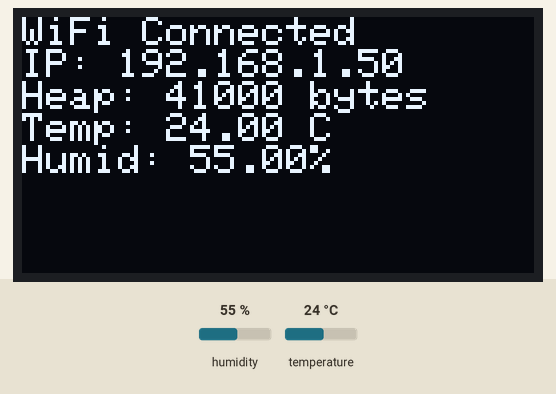
The sketch below on a simulated ESP32. Shown: 128×64 one-colour display. Inputs (shaded band) come from the test bench; at power-on: humidity 55 %, temperature 24 °C. WiFi joins after 1.5 s; servers stay silent unless stated; what the sketch prints to the serial monitor is not drawn.

Above: at 10.7 s.
10.8 s: humidity set to 22 %
At 20.7 s:
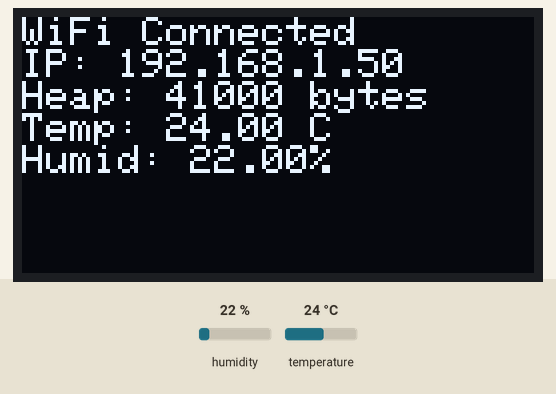
21.6 s: temperature set to 12 °C
At 30.7 s:
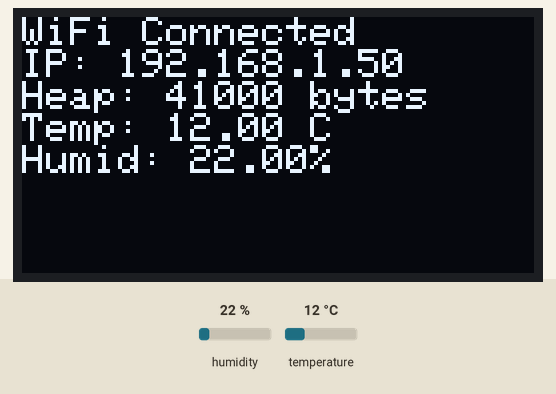
31.6 s: humidity set to 40 %
At 40.7 s:
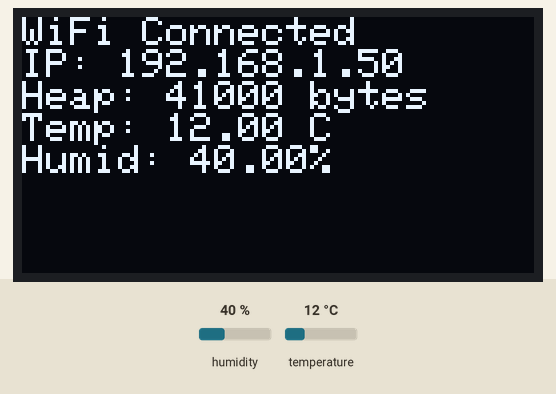
41.6 s: temperature set to 19 °C
Timing chart, 0 to 44.6 s (numbered marks = the images above; inputs shaded):
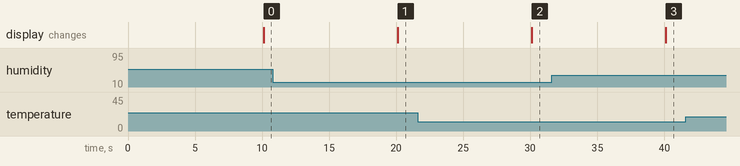

Measured:
- after the input at 10.8 s, the display: changes after 9.3 s (image 1)
- after the input at 21.6 s, the display: changes after 8.5 s (image 2)
- after the input at 31.6 s, the display: changes after 8.5 s (image 3)

The sketch:

SHT40_SSD1306_WIFI.ino
```cpp
#include <Wire.h>
#include <Adafruit_GFX.h>
#include <Adafruit_SSD1306.h>
#include <Adafruit_SHT4x.h>
#include <WiFi.h>
#include <AsyncTCP.h>
#include <ESPAsyncWebServer.h>
#include <esp_system.h> // 引入ESP系统功能，如果需要显示更多系统信息


// 可配置的宏定义
#define SCREEN_WIDTH 128 // OLED display width, in pixels
#define SCREEN_HEIGHT 64 // OLED display height, in pixels
#define OLED_ADDRESS 0x3C // OLED的I2C地址
#define SERIAL_BAUD_RATE 115200 // 串口波特率
#define SHT4x_I2C_ADDRESS 0x44 // SHT4x传感器的I2C地址 (默认地址)

Adafruit_SSD1306 display(SCREEN_WIDTH, SCREEN_HEIGHT, &Wire, -1);
Adafruit_SHT4x sht4 = Adafruit_SHT4x();

const char* ssid = "llll";
const char* password = "ashllll1280!!";

// 将Web服务器定义为全局变量
AsyncWebServer server(8082);

// 存储温湿度数据的全局变量
sensors_event_t temp, humidity;

void setup() {
    Serial.begin(SERIAL_BAUD_RATE);
    Wire.begin(4, 5); // 指定I2C引脚

    if (!display.begin(SSD1306_SWITCHCAPVCC, OLED_ADDRESS)) {
        Serial.println(F("SSD1306 allocation failed"));
        return;
    }
    display.clearDisplay();

    if (!sht4.begin()) {
        Serial.println("Couldn't find SHT4x sensor!");
        while (1) delay(10);
    }

    WiFi.begin(ssid, password);
    unsigned long startTime = millis();
    while (WiFi.status() != WL_CONNECTED) {
        delay(500);
        Serial.print(".");
        if (millis() - startTime > 15000) { // 15秒超时
            Serial.println("Failed to connect to WiFi. Please check your settings.");
            return;
        }
    }

    Serial.println("\nWiFi connected");
    Serial.print("IP address: ");
    Serial.println(WiFi.localIP());
    Serial.println("\nWiFi connected");
    Serial.print("IP address: ");
    Serial.println(WiFi.localIP());


     // 配置/data路由处理函数
    server.on("/data", HTTP_GET, [](AsyncWebServerRequest *request) {
    sensors_event_t humidityEvent, tempEvent;
    sht4.getEvent(&humidityEvent, &tempEvent); // 获取最新的数据

    // 创建响应对象，并添加CORS头
    AsyncResponseStream *response = request->beginResponseStream("application/json");
    response->addHeader("Access-Control-Allow-Origin", "*");
    String json = "{\"temperature\":" + String(tempEvent.temperature, 2) + ", \"humidity\":" + String(humidityEvent.relative_humidity, 2) + "}";
    response->print(json);
    request->send(response);
  });

    server.begin();
}

void loop() {
    static unsigned long lastUpdate = 0;
    if (millis() - lastUpdate >= 10000) { // 每2秒更新一次
        lastUpdate = millis();

        if (sht4.getEvent(&humidity, &temp)) {
            // 显示WiFi状态、IP地址和自由堆内存大小
            display.clearDisplay();
            display.setTextSize(1);      // 文本大小
            display.setTextColor(SSD1306_WHITE); // 文本颜色
            display.setCursor(0,0);     // 文本起始位置
            display.println("WiFi Connected");
            display.print("IP: ");
            display.println(WiFi.localIP());
            display.print("Heap: ");
            display.print(ESP.getFreeHeap()); // 显示ESP32的自由堆内存
            display.println(" bytes");


            // 显示温度和湿度数据
            display.printf("Temp: %.2f C\n", temp.temperature);
            display.printf("Humid: %.2f%%\n", humidity.relative_humidity);

            display.display(); // 确保调用display()来更新显示内容
        } else {
            Serial.println("Failed to get SHT4x data.");
        }
    }
}
```
